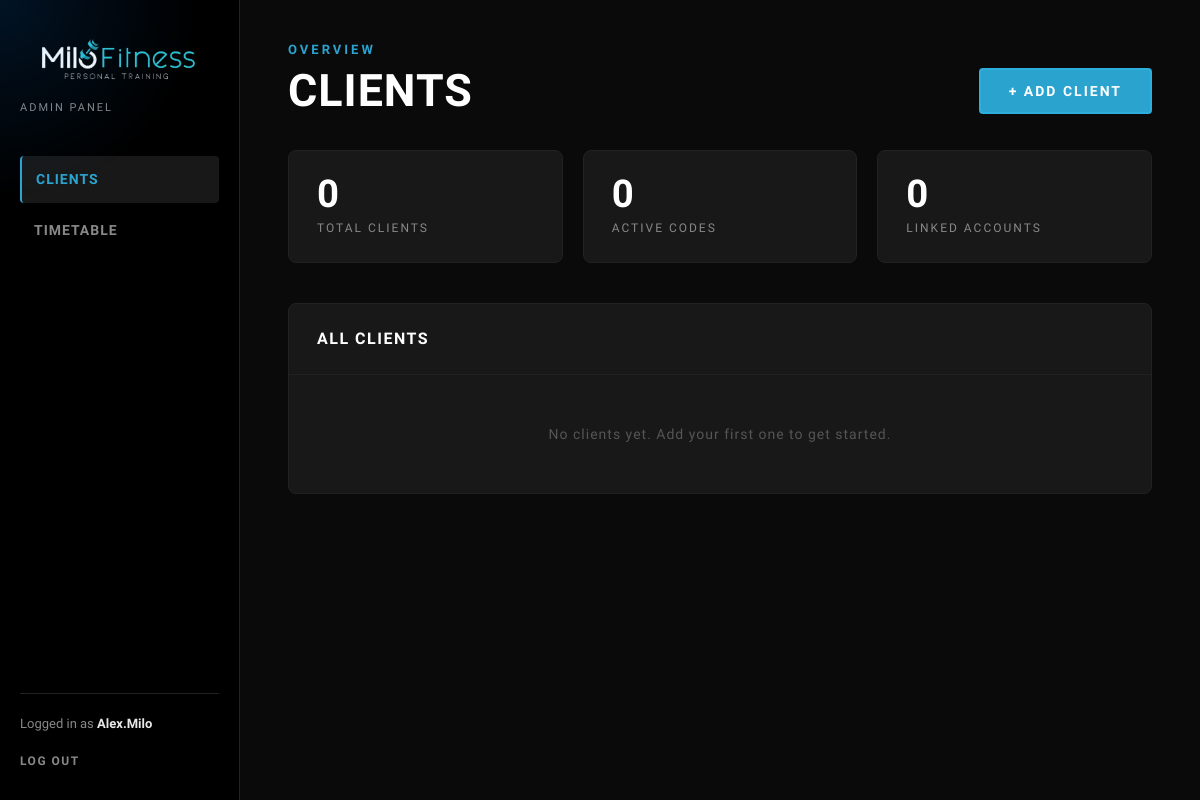
The app's page /admin_dashboard (signed in), older data.
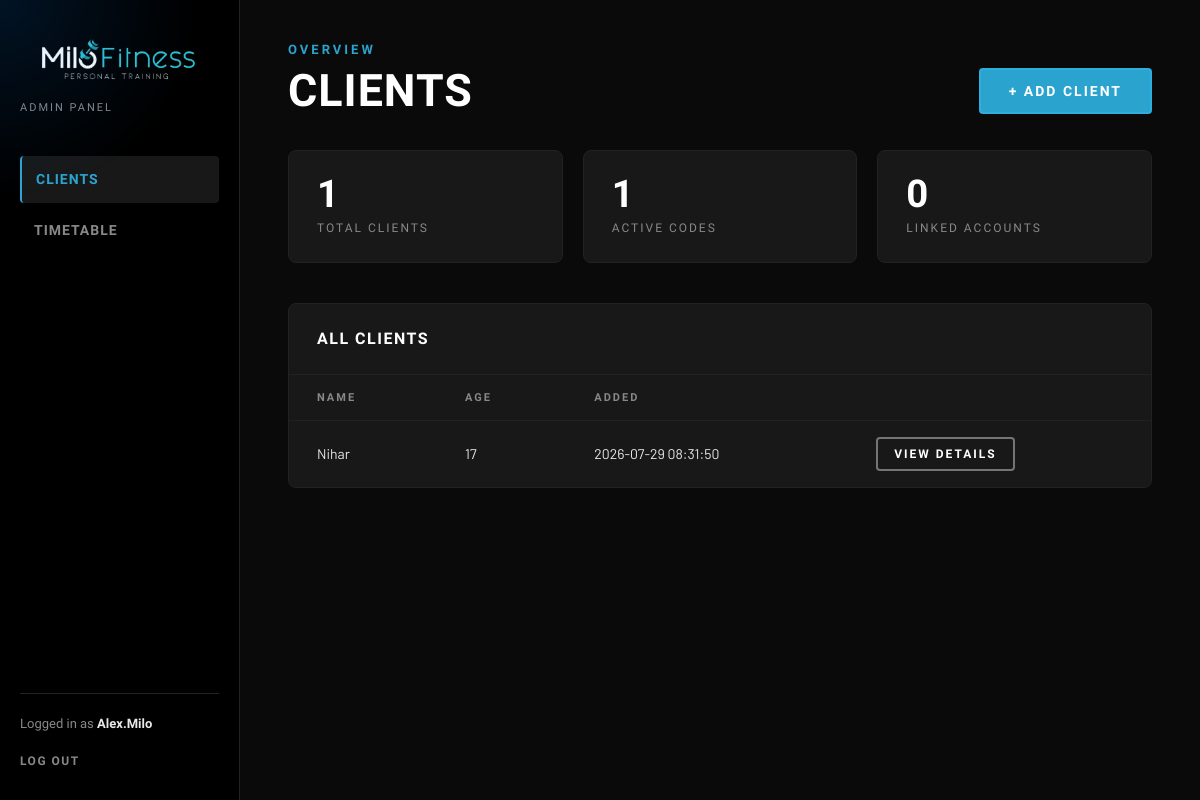
The same page, newer data.
### tables this page shows
CREATE TABLE clients (
        id INTEGER PRIMARY KEY AUTOINCREMENT,
        name TEXT NOT NULL,
        email TEXT,
        notes TEXT,
        date_of_birth TEXT,
        phone TEXT,
        emergency_contact_name TEXT,
        emergency_contact_phone TEXT,
        medical_conditions TEXT,
        injuries_surgeries TEXT,
        medications TEXT,
        allergies TEXT,
        doctor_notes TEXT,
        fitness_goals TEXT,
        height TEXT,
        weight TEXT,
        body_measurements TEXT,
        body_fat_percentage TEXT,
        strength_test_notes TEXT,
        flexibility_test_notes TEXT,
        cardio_test_notes TEXT,
        mobility_assessment_notes TEXT,
        occupation TEXT,
        activity_level TEXT,
        sleep_habits TEXT,
        exercise_history TEXT,
        dietary_habits TEXT,
        created_at TIMESTAMP DEFAULT CURRENT_TIMESTAMP
    );

### main.py (the view, shortened to what this page needs)
@app.route('/admin_dashboard', methods=['GET', 'POST'])
@admin_required
def admin_dashboard():
    new_code = None
    clients = db.get_all_clients()
    active_codes = db.count_active_codes()
    linked_accounts = db.count_linked_accounts()
    clients_with_age = []
    for client in clients:
        client_dict = dict(client)
        client_dict['age'] = db.calculate_age(client['date_of_birth'])
        clients_with_age.append(client_dict)
    return render_template(
        'admin_dashboard.html',
        clients=clients_with_age,
        username=session['user'],
        new_code=new_code,
        active_codes=active_codes,
        linked_accounts=linked_accounts
    )

### main.py (called while the page is built)
@app.after_request
def add_security_headers(response):
    response.headers['X-Frame-Options'] = 'SAMEORIGIN'
    response.headers['X-Content-Type-Options'] = 'nosniff'
    response.headers['X-XSS-Protection'] = '1; mode=block'
    return response

def admin_required(f):
    @wraps(f)
    def decorated(*args, **kwargs):
        if 'user' not in session:
            return redirect(url_for('login'))
        user = db.get_user_by_id(session['user_id'])
        if not user or not user['is_admin']:
            return redirect(url_for('dashboard'))
        return f(*args, **kwargs)
    return decorated

### user_management.py (called while the page is built)
def get_db():
    con = sqlite3.connect(DB_PATH)
    con.row_factory = sqlite3.Row
    return con

def get_user_by_id(user_id):
    con = get_db()
    user = con.execute('SELECT * FROM users WHERE id = ?', (user_id,)).fetchone()
    con.close()
    return user

def get_all_clients():
    con = get_db()
    clients = con.execute('SELECT * FROM clients ORDER BY created_at DESC').fetchall()
    con.close()
    return clients

def count_active_codes():
    con = get_db()
    row = con.execute('SELECT COUNT(*) as c FROM client_codes WHERE used = 0').fetchone()
    con.close()
    return row['c']

### templates/admin_dashboard.html (shortened to what the changed rows need)
<!DOCTYPE html>
<html lang="en">
<head>
  <link rel="stylesheet" href="{{ url_for('static', filename='css/pages/admin_dashboard.css') }}">
</head>
<body>
  <div class="admin-shell">
    <main class="admin-main">
      <div class="admin-header">
        <div>
          <h1 class="admin-header__title">Clients</h1>
        </div>
      </div>
      <div class="admin-stats">
        <div class="admin-stat-card">
          <div class="admin-stat-card__val">{{ clients|length }}</div>
          <div class="admin-stat-card__label">Total Clients</div>
        </div>
        <div class="admin-stat-card">
          <div class="admin-stat-card__val">{{ active_codes }}</div>
          <div class="admin-stat-card__label">Active Codes</div>
        </div>
      </div>
      <div class="admin-panel">
        <div class="admin-panel__header">
          <div class="admin-panel__title">All Clients</div>
        </div>
        {% if clients %}
        <table class="admin-table">
          <thead>
            <tr>
              <th>Name</th>
              <th>Age</th>
              <th>Added</th>
              <th></th>
            </tr>
          </thead>
          <tbody>
            {% for client in clients %}
            <tr>
              <td>{{ client.name }}</td>
              <td>{{ client.age if client.age is not none else '—' }}</td>
              <td>{{ client.created_at }}</td>
              <td>
                <button type="button" class="btn btn--ghost btn--small view-details-btn"
                  data-name="{{ client.name }}"
                  data-email="{{ client.email }}"
                  data-date_of_birth="{{ client.date_of_birth }}"
                  data-age="{{ client.age }}"
                  data-phone="{{ client.phone }}"
                  data-emergency_contact_name="{{ client.emergency_contact_name }}"
                  data-emergency_contact_phone="{{ client.emergency_contact_phone }}"
                  data-notes="{{ client.notes }}"
                  data-medical_conditions="{{ client.medical_conditions }}"
                  data-injuries_surgeries="{{ client.injuries_surgeries }}"
                  data-medications="{{ client.medications }}"
                  data-allergies="{{ client.allergies }}"
                  data-doctor_notes="{{ client.doctor_notes }}"
                  data-fitness_goals="{{ client.fitness_goals }}"
                  data-height="{{ client.height }}"
                  data-weight="{{ client.weight }}"
                  data-body_measurements="{{ client.body_measurements }}"
                  data-body_fat_percentage="{{ client.body_fat_percentage }}"
                  data-strength_test_notes="{{ client.strength_test_notes }}"
                  data-flexibility_test_notes="{{ client.flexibility_test_notes }}"
                  data-cardio_test_notes="{{ client.cardio_test_notes }}"
                  data-mobility_assessment_notes="{{ client.mobility_assessment_notes }}"
                  data-occupation="{{ client.occupation }}"
                  data-activity_level="{{ client.activity_level }}"
                  data-sleep_habits="{{ client.sleep_habits }}"
                  data-exercise_history="{{ client.exercise_history }}"
                  data-dietary_habits="{{ client.dietary_habits }}">View Details</button>
              </td>
            </tr>
            {% endfor %}
          </tbody>
        </table>
        {% else %}
        <div class="admin-table__empty">No clients yet. Add your first one to get started.</div>
        {% endif %}
      </div>
    </main>
  </div>
</body>
</html>

Row changes from the older to the newer data that the page shows:
added clients: name "Nihar", age "17", created_at "2026-07-29 08:31:50"
Text that changed along with them:
{{ clients|length }}: "0" → "1"
{{ active_codes }}: "0" → "1"
text no longer shown: "No clients yet. Add your first one to get started."
text now shown: "NAME AGE ADDED"
